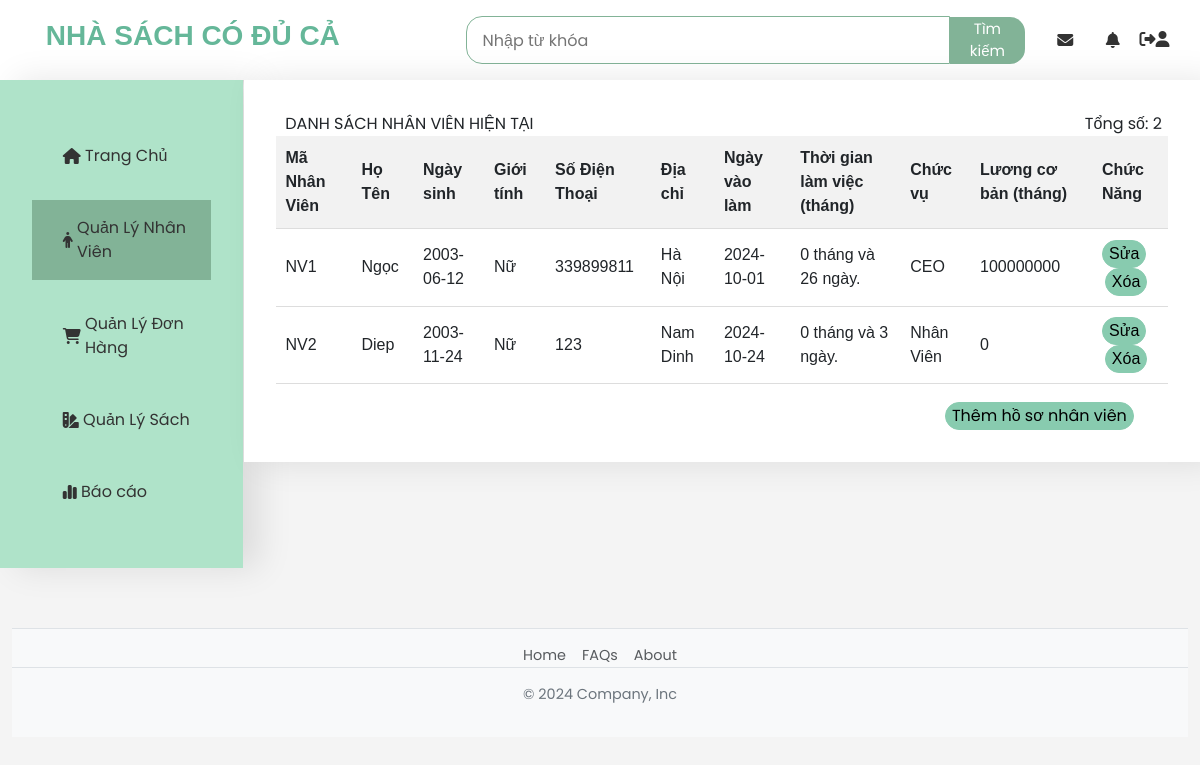
The app's page /NguoiQuanLy/DSNhanVien.php with its own data.
### tables this page shows
CREATE TABLE `nhanvien` (
  `idnv` int(6) NOT NULL,
  `manv` varchar(25) NOT NULL,
  `tennv` varchar(25) NOT NULL,
  `sdt` int(10) NOT NULL,
  `ngaysinh` date NOT NULL,
  `ngayvaolam` date NOT NULL,
  `thoigianlam` int(10) NOT NULL,
  `luongcoban` float NOT NULL,
  `chucvunv` varchar(25) NOT NULL,
  `diachinv` varchar(25) NOT NULL,
  `gioitinh` varchar(3) NOT NULL
);

### NguoiQuanLy/DSNhanVien.php (the view, shortened to what this page needs)
<!doctype html>
<?php
include '../connectDB.php';
$sql="select * from nhanvien ";
$data=mysqli_query($conn, $sql);
$sqlCount = "SELECT COUNT(*) as total FROM nhanvien";
$countResult = mysqli_query($conn, $sqlCount);
$totalEmployees = 0;
if ($countResult) {
    $countRow = mysqli_fetch_assoc($countResult);
    $totalEmployees = $countRow['total'];
} else {
    echo "Lỗi truy vấn: " . mysqli_error($conn);
}
?>
<html>
<head>
	<link href="https://cdn.jsdelivr.net/npm/bootstrap@5.3.3/dist/css/bootstrap.min.css" rel="stylesheet">
    <link rel="stylesheet"href="https://stackpath.bootstrapcdn.com/font-awesome/4.7.0/css/font-awesome.min.css"/>
	<link rel="stylesheet" href="https://cdnjs.cloudflare.com/ajax/libs/font-awesome/5.15.3/css/all.min.css">
	<link rel="stylesheet" href="https://cdnjs.cloudflare.com/ajax/libs/font-awesome/6.2.1/css/all.min.css">
	<link rel="stylesheet" href ="admin.css" >
</head>
<body>
	<div class="td">
		<h3 class="chu">NHÀ SÁCH CÓ ĐỦ CẢ</h3>
			<div class="tieude1">
			<div class="search-container">
					<input type="text" class="search-input" placeholder="Nhập từ khóa">
					<button class="search-button">Tìm kiếm</button>
				</div>
				<i class="fa-solid fa-envelope"></i>
				<i class="fa-solid fa-bell"></i>
				<a href="../Logout.php"><i class="fa-solid fa-right-from-bracket" ></i></a>
				<a href="NhanVien/HoSoUser.php"><i class="fa-solid fa-user"></i></a>
			</div>
	</div>
	<div class="nd">
	<div class="menu">
			<ul>
				<li ><a href="TrangChuAdmin.php"><i class="fa-solid fa-house"></i>Trang Chủ</a></li>
				<li class ="nd1"><a href="DSNhanVien.php"><i class="fa-solid fa-person"></i>Quản Lý Nhân Viên</a>
				</li>
				<li><a href="DSDonHang.php"><i class="fa-solid fa-cart-shopping"></i>Quản Lý Đơn Hàng</a>
				</li>
				<li><a href="DSSach.php"><i class="fa-solid fa-swatchbook"></i>Quản Lý Sách</a>
				</li>
				<li ><a href=""><i class="fa-solid fa-chart-simple"></i>Báo cáo</a>
				</li>
			</ul>
		</div>
		<div class="content">
			<div class="div_left">DANH SÁCH NHÂN VIÊN HIỆN TẠI</div>
			<div class="div_right">Tổng số: <?php echo $totalEmployees; ?></div>
			<?php
			if (isset($_SESSION['nhanvien']) && !empty($_SESSION['nhanvien'])) {
				echo '<table class="table-5-cols">';
				echo '<thead>
						<tr>
							<th>Mã Nhân Viên</th>
							<th>Họ Tên </th>
							<th>Ngày sinh</th>
							<th>Giới tính</th>
							<th>Số Điện Thoại</th>
							<th>Địa chỉ</th>
							<th>Ngày vào làm</th>
							<th>Thời gian làm việc (tháng)</th>
							<th>Chức vụ</th>
							<th>Lương cơ bản (tháng)</th>
							<th>Chức Năng</th>
						</tr>
					</thead>
					<tbody>';
				foreach ($_SESSION['nhanvien'] as $row) {
					?>
					<tr>
						<td><?php echo htmlspecialchars($row["manv"]); ?></td>
						<td><?php echo htmlspecialchars($row["tennv"]); ?></td>
						<td><?php echo htmlspecialchars($row["ngaysinh"]); ?></td>
						<td><?php echo htmlspecialchars($row["gioitinh"]); ?></td>
						<td><?php echo htmlspecialchars($row["sdt"]); ?></td>
						<td><?php echo htmlspecialchars($row["diachinv"]); ?></td>
						<td><?php echo htmlspecialchars($row["ngayvaolam"]); ?></td>
						<?php
							$dayin = $row["ngayvaolam"];
							$fixedDate = new DateTime($dayin);
							$today = new DateTime();
							$interval = $fixedDate->diff($today);
							?>
							<td><?php echo $interval->m . " tháng và " . $interval->d . " ngày."; ?></td>
						<td><?php echo htmlspecialchars($row["chucvunv"]); ?></td>
						<td><?php echo htmlspecialchars($row["luongcoban"]); ?></td>
						<td>
							<button class="btn-edit" onclick="suaNV('<?php echo $row['manv']; ?>')">Sửa</button>
							<button class="btn-delete" onclick="xoaNV('<?php echo $row['manv']; ?>')">Xóa</button>
						</td>
					</tr>
					<?php
				}
				echo '</tbody></table>';
			} else {
				echo '<p>Không có dữ liệu tài khoản nào!</p>';
			}
			?>
			<button class="btn-add" onclick="themNV()">Thêm hồ sơ nhân viên</button>
		</div>
	</div>
		<div class="container1">
			<footer class="py-31 my-41">
				<ul class="nav justify-content-center1 border-bottom1 pb-31 mb-31">
				<li class="nav-item1"><a href="#" class="nav-link1 px-2 text-body-secondary">Home</a></li>
				<li class="nav-item1"><a href="#" class="nav-link1 px-2 text-body-secondary">FAQs</a></li>
				<li class="nav-item1"><a href="#" class="nav-link1 px-2 text-body-secondary">About</a></li>
				</ul>
				<p class="text-center1 text-body-secondary1">© 2024 Company, Inc</p>
			</footer>
		</div>
</body>
</html>

### NguoiQuanLy/admin.css (style rules this page uses)
body { width:100%; font-family: 'Poppins', sans-serif; margin: 0; padding: 0; background-color: #f4f4f4; }
.td { width:100%; height: 5em; display: flex; justify-content: space-between; align-items: center; padding-left: 2%; padding-right:7%; background-color: #fff; box-shadow: 0 2px 5px rgba(0, 0, 0, 0.1); }
.chu { margin-left: 2%; color:rgb(101, 183, 153); font-weight: bold; font-family:'Bebas Neue', sans-serif; }
.tieude1 { display: flex; align-items: center; margin-left: 1%; }
.fa-envelope { padding-left: 3%; padding-right: 3%; }
.fa-bell { padding-right: 3%; }
.fa-right-from-bracket { padding-right: 3%; }
.fa-user { padding-right: 1%; }
.search-container { display: flex; justify-content: center; align-items: center; margin: 0 0; }
.search-input { width: 32em; height: 3em; padding: 1em 1em; border: 1px solid #82b397; border-radius: 1em 0 0 1em; font-size: 16px; }
.search-button { background-color:#82b397; color: #fff; border: none; border-radius: 0 1em 1em 0; font-size: 15px; cursor: pointer; }
.td i { margin-left: 2%; cursor: pointer; color: #333; }
.nd { display: flex; flex-direction: row; align-items: flex-start; width:100%; }
.nd1 { background-color: #82b397; }
.menu { flex: 1; width: 20%; max-height:100%; background-color:#afe3c9; box-shadow: 1em 0 2em rgba(0, 0, 0, 0.1); padding: 2em; margin-bottom: 1%; }
.content { margin-bottom: 1%; margin-left: 1px; flex:5; padding:2em; background-color: #fff; box-shadow: 1em 0 2em rgba(0, 0, 0, 0.1); }
.fa-house { padding-left: 10%; padding-right: 3%; }
.fa-person { padding-left: 10%; padding-right: 3%; }
.fa-chart-simple { padding-left: 10%; padding-right: 3%; }
.fa-swatchbook { padding-left: 10%; padding-right: 3%; }
.fa-cart-shopping { padding-left: 10%; padding-right: 3%; }
.menu ul { list-style: none; padding: 0; }
.menu li { margin: 1em 0; list-style-type: none; }
.menu a { text-decoration: none; color: #333; display: flex; align-items: center; padding: 1em; border-radius: 1em; transition: background-color 0.3s; }
.container1 { text-align: center; max-width: 100%; margin: 0 auto; margin-top: 4%; margin-bottom:1px; padding: 0 1%; }
.container1 li { list-style-type: none; }
footer { background-color: #f8f9fa; border-top: 1px solid #dee2e6; padding-top: 3rem; padding-bottom: 3rem; font-size: 0.9rem; color: #6c757d; }
.nav-link1 { padding: 0.5rem 1rem; color: #6c757d; text-decoration: none; transition: color 0.2s ease-in-out; }
.text-body-secondary1 { color: #6c757d !important; }
.border-bottom1 { border-bottom: 1px solid #dee2e6 !important; }
.mb-31 { margin-bottom: 1rem !important; }
.py-31 { padding-top: 1rem !important; padding-bottom: 1rem !important; }
.my-41 { margin-top: 1.5rem !important; margin-bottom: 1.5rem !important; }
.justify-content-center1 { justify-content: center !important; }
.table-5-cols { width: 100%; border-collapse: collapse; font-family: Arial, sans-serif; }
.table-5-cols th, .table-5-cols td { padding: 10px; text-align: left; border-bottom: 1px solid #ddd; }
.table-5-cols th { background-color: #f2f2f2; }
.btn-add { text-align: center; margin-top: 2%; margin-left: 75%; display:grid; border: 1px solid #88cbaf; border-radius: 16px; background-color:#88cbaf ; }
.btn-edit { text-align: center; margin-top: 1%; flex:1; border: 1px solid #88cbaf; border-radius: 16px; background-color:#88cbaf ; }
.btn-delete { text-align: center; flex:1; margin-left:5%; border: 1px solid #88cbaf; border-radius: 16px; background-color:#88cbaf ; }

### NguoiQuanLy/DSNhanVien.php (style rules this page uses)
.div_left { width: 30%; float: left; text-align: center; }
.div_right { width: 10%; float: right; text-align: center; }

### records on screen
nhanvien: manv "NV1", tennv "Ngọc", ngaysinh "2003-06-12", gioitinh "Nữ", sdt "339899811", diachinv "Hà Nội", ngayvaolam "2024-10-01", ngayvaolam "0", ngayvaolam "26", chucvunv "CEO", luongcoban "100000000"
nhanvien: manv "NV2", tennv "Diep", ngaysinh "2003-11-24", gioitinh "Nữ", sdt "123", diachinv "Nam Dinh", ngayvaolam "2024-10-24", ngayvaolam "0", ngayvaolam "3", chucvunv "Nhân Viên", luongcoban "0"

### other values on screen
$totalEmployees "2"
